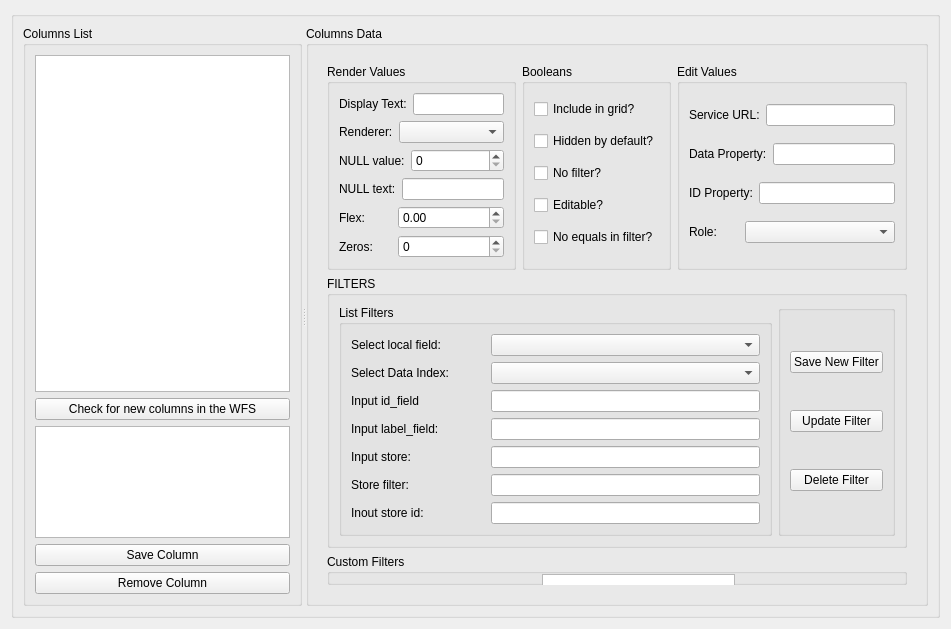
      <widget class="QWidget" name="tab2">
       <attribute name="title">
        <string>Grid Columns Detail</string>
       </attribute>
       <layout class="QVBoxLayout" name="verticalLayout_tab2">
        <item>
         <widget class="QGroupBox" name="groupBox_8">
          <property name="title">
           <string/>
          </property>
          <layout class="QHBoxLayout" name="horizontalLayout_52">
           <item>
            <widget class="QSplitter" name="splitter">
             <property name="orientation">
              <enum>Qt::Horizontal</enum>
             </property>
             <widget class="QGroupBox" name="groupBox_9">
              <property name="title">
               <string>Columns List</string>
              </property>
              <layout class="QVBoxLayout" name="verticalLayout_6" stretch="3,0,1,0,0">
               <item>
                <widget class="QListWidget" name="LW_filters">
                 <property name="dragDropMode">
                  <enum>QAbstractItemView::DragDrop</enum>
                 </property>
                 <property name="defaultDropAction">
                  <enum>Qt::MoveAction</enum>
                 </property>
                </widget>
               </item>
               <item>
                <widget class="QPushButton" name="BTN_ADDTODB">
                 <property name="text">
                  <string>Check for new columns in the WFS</string>
                 </property>
                </widget>
               </item>
               <item>
                <widget class="QListWidget" name="LW_SavedColumns"/>
               </item>
               <item>
                <widget class="QPushButton" name="BTN_COLUMNSAVE">
                 <property name="text">
                  <string>Save Column</string>
                 </property>
                </widget>
               </item>
               <item>
                <widget class="QPushButton" name="BTN_COLUMNREMOVE">
                 <property name="text">
                  <string>Remove Column</string>
                 </property>
                </widget>
               </item>
              </layout>
             </widget>
             <widget class="QGroupBox" name="groupBox_11">
              <property name="title">
               <string>Columns Data</string>
              </property>
              <layout class="QHBoxLayout" name="horizontalLayout">
               <item>
                <widget class="QStackedWidget" name="stackedWidget">
                 <widget class="QWidget" name="stackedWidgetPage1">
                  <layout class="QVBoxLayout" name="verticalLayout_16">
                   <item>
                    <layout class="QHBoxLayout" name="horizontalLayout_36" stretch="3,2">
                     <item>
                      <layout class="QHBoxLayout" name="horizontalLayout_22" stretch="2,1">
                       <item>
                        <widget class="QGroupBox" name="groupBox_12">
                         <property name="title">
                          <string>Render Values</string>
                         </property>
                         <layout class="QVBoxLayout" name="verticalLayout_7">
                          <item>
                           <layout class="QHBoxLayout" name="horizontalLayout_16" stretch="1,2">
                            <item>
                             <widget class="QLabel" name="label_10">
                              <property name="text">
                               <string>Display Text:</string>
                              </property>
                             </widget>
                            </item>
                            <item>
                             <widget class="QLineEdit" name="LE_ColumnDisplayText"/>
                            </item>
                           </layout>
                          </item>
                          <item>
                           <layout class="QHBoxLayout" name="horizontalLayout_17" stretch="1,2">
                            <item>
                             <widget class="QLabel" name="label_11">
                              <property name="text">
                               <string>Renderer:</string>
                              </property>
                             </widget>
                            </item>
                            <item>
                             <widget class="QComboBox" name="CB_ColumnUnit"/>
                            </item>
                           </layout>
                          </item>
                          <item>
                           <layout class="QHBoxLayout" name="horizontalLayout_18" stretch="1,2">
                            <item>
                             <widget class="QLabel" name="label_12">
                              <property name="text">
                               <string>NULL value:</string>
                              </property>
                             </widget>
                            </item>
                            <item>
                             <widget class="QSpinBox" name="DSB_NullVal"/>
                            </item>
                           </layout>
                          </item>
                          <item>
                           <layout class="QHBoxLayout" name="horizontalLayout_19" stretch="1,2">
                            <item>
                             <widget class="QLabel" name="label_15">
                              <property name="text">
                               <string>NULL text:</string>
                              </property>
                             </widget>
                            </item>
                            <item>
                             <widget class="QLineEdit" name="LE_NullText"/>
                            </item>
                           </layout>
                          </item>
                          <item>
                           <layout class="QHBoxLayout" name="horizontalLayout_20" stretch="1,2">
                            <item>
                             <widget class="QLabel" name="label_13">
                              <property name="text">
                               <string>Flex:</string>
                              </property>
                             </widget>
                            </item>
                            <item>
                             <widget class="QDoubleSpinBox" name="DSB_ColumnFlex"/>
                            </item>
                           </layout>
                          </item>
                          <item>
                           <layout class="QHBoxLayout" name="horizontalLayout_21" stretch="1,2">
                            <item>
                             <widget class="QLabel" name="label_14">
                              <property name="text">
                               <string>Zeros:</string>
                              </property>
                             </widget>
                            </item>
                            <item>
                             <widget class="QSpinBox" name="DSB_Zeros"/>
                            </item>
                           </layout>
                          </item>
                         </layout>
                        </widget>
                       </item>
                       <item>
                        <widget class="QGroupBox" name="groupBox_15">
                         <property name="title">
                          <string>Booleans</string>
                         </property>
                         <layout class="QVBoxLayout" name="verticalLayout_11">
                          <item>
                           <widget class="QCheckBox" name="CBX_ColumnInGrid">
                            <property name="text">
                             <string>Include in grid?</string>
                            </property>
                           </widget>
                          </item>
                          <item>
                           <widget class="QCheckBox" name="CBX_ColumnHidden">
                            <property name="text">
                             <string>Hidden by default?</string>
                            </property>
                           </widget>
                          </item>
                          <item>
                           <widget class="QCheckBox" name="CBX_NoFilter">
                            <property name="text">
                             <string>No filter?</string>
                            </property>
                           </widget>
                          </item>
                          <item>
                           <widget class="QCheckBox" name="CBX_Editable">
                            <property name="text">
                             <string>Editable?</string>
                            </property>
                           </widget>
                          </item>
                          <item>
                           <widget class="QCheckBox" name="CBX_NoEquals">
                            <property name="text">
                             <string>No equals in filter?</string>
                            </property>
                           </widget>
                          </item>
                         </layout>
                        </widget>
                       </item>
                      </layout>
                     </item>
                     <item>
                      <widget class="QGroupBox" name="groupBox_18">
                       <property name="title">
                        <string>Edit Values</string>
                       </property>
                       <layout class="QVBoxLayout" name="verticalLayout_15">
                        <item>
                         <layout class="QHBoxLayout" name="horizontalLayout_32" stretch="1,3">
                          <item>
                           <widget class="QLabel" name="label_23">
                            <property name="text">
                             <string>Service URL:</string>
                            </property>
                           </widget>
                          </item>
                          <item>
                           <widget class="QLineEdit" name="LE_EDITURL"/>
                          </item>
                         </layout>
                        </item>
                        <item>
                         <layout class="QHBoxLayout" name="horizontalLayout_33" stretch="1,4">
                          <item>
                           <widget class="QLabel" name="label_24">
                            <property name="text">
                             <string>Data Property:</string>
                            </property>
                           </widget>
                          </item>
                          <item>
                           <widget class="QLineEdit" name="LE_DATAPROPERTY"/>
                          </item>
                         </layout>
                        </item>
                        <item>
                         <layout class="QHBoxLayout" name="horizontalLayout_34" stretch="1,3">
                          <item>
                           <widget class="QLabel" name="label_25">
                            <property name="text">
                             <string>ID Property:</string>
                            </property>
                           </widget>
                          </item>
                          <item>
                           <widget class="QLineEdit" name="LE_IDPROPERTY"/>
                          </item>
                         </layout>
                        </item>
                        <item>
                         <layout class="QHBoxLayout" name="horizontalLayout_35" stretch="1,3">
                          <item>
                           <widget class="QLabel" name="label_26">
                            <property name="text">
                             <string>Role:</string>
                            </property>
                           </widget>
                          </item>
                          <item>
                           <widget class="QComboBox" name="CB_EditorRole"/>
                          </item>
                         </layout>
                        </item>
                       </layout>
                      </widget>
                     </item>
                    </layout>
                   </item>
                   <item>
                    <widget class="QGroupBox" name="groupBox_13">
                     <property name="title">
                      <string>FILTERS</string>
                     </property>
                     <layout class="QHBoxLayout" name="horizontalLayout_29">
                      <item>
                       <widget class="QGroupBox" name="groupBox_16">
                        <property name="title">
                         <string>List Filters</string>
                        </property>
                        <layout class="QVBoxLayout" name="verticalLayout_12">
                         <item>
                          <layout class="QHBoxLayout" name="horizontalLayout_23" stretch="1,2">
                           <item>
                            <widget class="QLabel" name="label_16">
                             <property name="text">
                              <string>Select local field:</string>
                             </property>
                            </widget>
                           </item>
                           <item>
                            <widget class="QComboBox" name="CB_SelectLocalField"/>
                           </item>
                          </layout>
                         </item>
                         <item>
                          <layout class="QHBoxLayout" name="horizontalLayout_24" stretch="1,2">
                           <item>
                            <widget class="QLabel" name="label_17">
                             <property name="text">
                              <string>Select Data Index:</string>
                             </property>
                            </widget>
                           </item>
                           <item>
                            <widget class="QComboBox" name="CB_SelectDataIndex"/>
                           </item>
                          </layout>
                         </item>
                         <item>
                          <layout class="QHBoxLayout" name="horizontalLayout_25" stretch="1,2">
                           <item>
                            <widget class="QLabel" name="label_18">
                             <property name="text">
                              <string>Input id_field</string>
                             </property>
                            </widget>
                           </item>
                           <item>
                            <widget class="QLineEdit" name="LE_InputIDField"/>
                           </item>
                          </layout>
                         </item>
                         <item>
                          <layout class="QHBoxLayout" name="horizontalLayout_26" stretch="1,2">
                           <item>
                            <widget class="QLabel" name="label_19">
                             <property name="text">
                              <string>Input label_field:</string>
                             </property>
                            </widget>
                           </item>
                           <item>
                            <widget class="QLineEdit" name="LE_InputLabelField"/>
                           </item>
                          </layout>
                         </item>
                         <item>
                          <layout class="QHBoxLayout" name="horizontalLayout_27" stretch="1,2">
                           <item>
                            <widget class="QLabel" name="label_20">
                             <property name="text">
                              <string>Input store:</string>
                             </property>
                            </widget>
                           </item>
                           <item>
                            <widget class="QLineEdit" name="LE_InputStore"/>
                           </item>
                          </layout>
                         </item>
                         <item>
                          <layout class="QHBoxLayout" name="horizontalLayout_53" stretch="1,2">
                           <item>
                            <widget class="QLabel" name="label_33">
                             <property name="text">
                              <string>Store filter:</string>
                             </property>
                            </widget>
                           </item>
                           <item>
                            <widget class="QLineEdit" name="LE_InputStoreFilter"/>
                           </item>
                          </layout>
                         </item>
                         <item>
                          <layout class="QHBoxLayout" name="horizontalLayout_28" stretch="1,2">
                           <item>
                            <widget class="QLabel" name="label_21">
                             <property name="text">
                              <string>Inout store id:</string>
                             </property>
                            </widget>
                           </item>
                           <item>
                            <widget class="QLineEdit" name="LE_InputStoreID"/>
                           </item>
                          </layout>
                         </item>
                        </layout>
                       </widget>
                      </item>
                      <item>
                       <widget class="QGroupBox" name="groupBox_17">
                        <property name="title">
                         <string/>
                        </property>
                        <layout class="QVBoxLayout" name="verticalLayout_13">
                         <item>
                          <widget class="QPushButton" name="BTN_SAVELISTFILTER">
                           <property name="text">
                            <string>Save New Filter</string>
                           </property>
                          </widget>
                         </item>
                         <item>
                          <widget class="QPushButton" name="BTN_UPDATELISTFILTER">
                           <property name="text">
                            <string>Update Filter</string>
                           </property>
                          </widget>
                         </item>
                         <item>
                          <widget class="QPushButton" name="BTN_DELETELISTFILTER">
                           <property name="text">
                            <string>Delete Filter</string>
                           </property>
                          </widget>
                         </item>
                        </layout>
                       </widget>
                      </item>
                     </layout>
                    </widget>
                   </item>
                   <item>
                    <widget class="QGroupBox" name="groupBox_14">
                     <property name="title">
                      <string>Custom Filters</string>
                     </property>
                     <widget class="QWidget" name="layoutWidget">
                      <property name="geometry">
                       <rect>
                        <x>50</x>
                        <y>20</y>
                        <width>358</width>
                        <height>194</height>
                       </rect>
                      </property>
                      <layout class="QHBoxLayout" name="horizontalLayout_31">
                       <item>
                        <layout class="QVBoxLayout" name="verticalLayout_14">
                         <item>
                          <layout class="QHBoxLayout" name="horizontalLayout_30">
                           <item>
                            <widget class="QLabel" name="label_22">
                             <property name="text">
                              <string>Number rows to add:</string>
                             </property>
                            </widget>
                           </item>
                           <item>
                            <widget class="QSpinBox" name="SB_CustomList"/>
                           </item>
                          </layout>
                         </item>
                         <item>
                          <widget class="QPushButton" name="BTN_ADDLISTROWS">
                           <property name="text">
                            <string>Add Rows</string>
                           </property>
                          </widget>
                         </item>
                         <item>
                          <widget class="QPushButton" name="BTN_REMOVELISTITEM">
                           <property name="text">
                            <string>Remove Item</string>
                           </property>
                          </widget>
                         </item>
                        </layout>
                       </item>
                       <item>
                        <widget class="QTableWidget" name="TW_CustomList"/>
                       </item>
                      </layout>
                     </widget>
                    </widget>
                   </item>
                  </layout>
                 </widget>
                 <widget class="QWidget" name="stackedWidgetPage2"/>
                </widget>
               </item>
              </layout>
             </widget>
            </widget>
           </item>
          </layout>
         </widget>
        </item>
       </layout>
      </widget>
